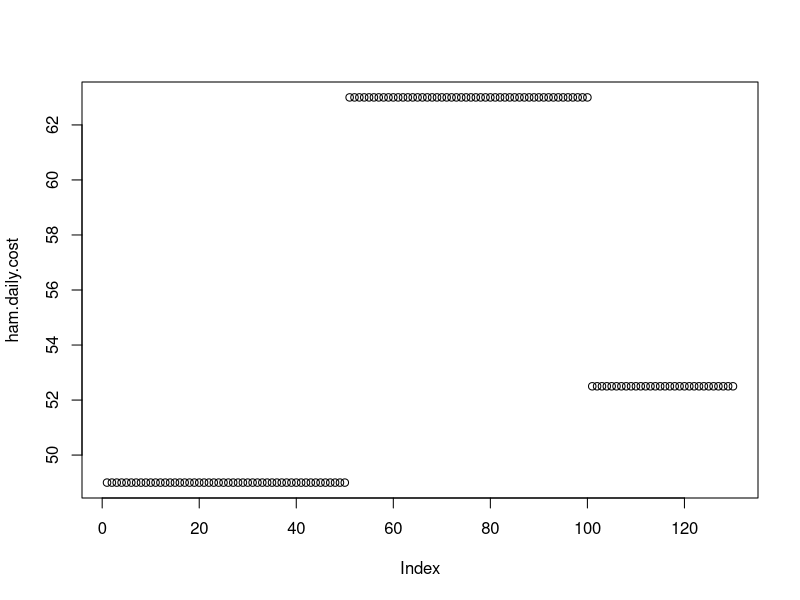

Write the R code that produced this figure.
# Group Assignment for IS606
# Members: Honey Berk, Sonya Hong, Rajagopal Srinivasan, James Hamski
# See'Collaborative Assignment 1.pdf' for instructions

# loading these because they're super useful
library("dplyr")
library("tidyr")

details <- read.csv("details.csv", header = TRUE)
sales <- read.csv("sales.csv", header = TRUE)

profit.margin <- details$price - details$cost

ham.daily.cost <- sales$available.ham * details$cost[1]

plot(ham.daily.cost)